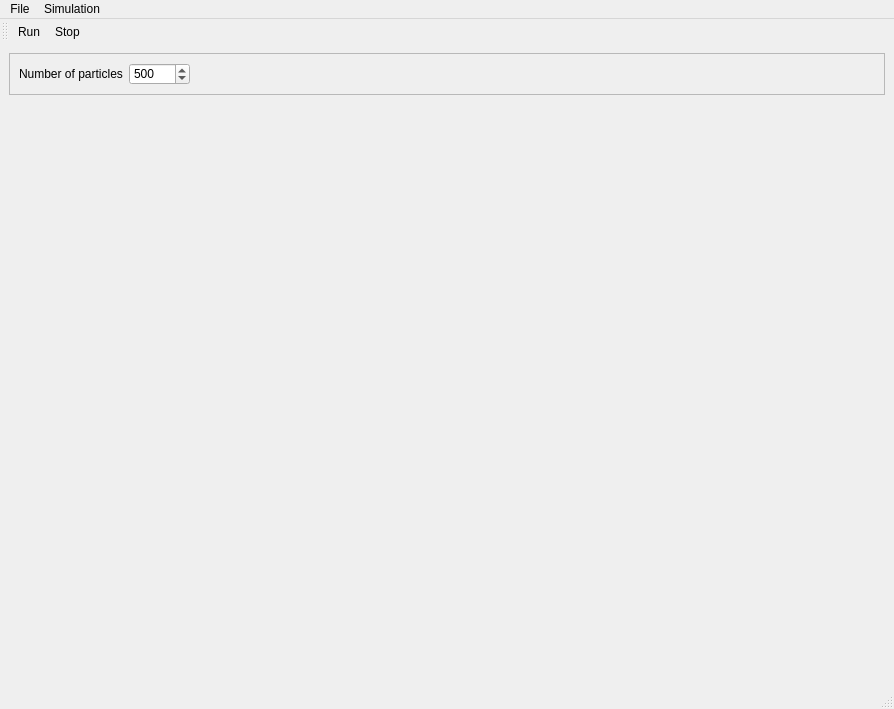
<?xml version="1.0" encoding="UTF-8"?>
<ui version="4.0">
 <class>MainWindow</class>
 <widget class="QMainWindow" name="MainWindow">
  <property name="geometry">
   <rect>
    <x>0</x>
    <y>0</y>
    <width>894</width>
    <height>709</height>
   </rect>
  </property>
  <property name="windowTitle">
   <string>MainWindow</string>
  </property>
  <property name="styleSheet">
   <string notr="true">QToolBar {border-bottom: 0px; border-top: 0px}</string>
  </property>
  <widget class="QWidget" name="centralwidget">
   <layout class="QVBoxLayout" name="verticalLayout" stretch="1,20">
    <item>
     <widget class="QFrame" name="frame">
      <property name="frameShape">
       <enum>QFrame::StyledPanel</enum>
      </property>
      <property name="frameShadow">
       <enum>QFrame::Raised</enum>
      </property>
      <layout class="QHBoxLayout" name="horizontalLayout">
       <item>
        <widget class="QLabel" name="label">
         <property name="text">
          <string>Number of particles</string>
         </property>
        </widget>
       </item>
       <item>
        <widget class="QSpinBox" name="particleSpin">
         <property name="minimumSize">
          <size>
           <width>50</width>
           <height>0</height>
          </size>
         </property>
         <property name="maximum">
          <number>10000</number>
         </property>
         <property name="singleStep">
          <number>100</number>
         </property>
         <property name="value">
          <number>500</number>
         </property>
        </widget>
       </item>
       <item>
        <spacer name="horizontalSpacer">
         <property name="orientation">
          <enum>Qt::Horizontal</enum>
         </property>
         <property name="sizeHint" stdset="0">
          <size>
           <width>40</width>
           <height>20</height>
          </size>
         </property>
        </spacer>
       </item>
      </layout>
     </widget>
    </item>
    <item>
     <widget class="ParticleCanvas" name="drawingArea" native="true">
      <property name="autoFillBackground">
       <bool>true</bool>
      </property>
     </widget>
    </item>
   </layout>
  </widget>
  <widget class="QMenuBar" name="menubar">
   <property name="geometry">
    <rect>
     <x>0</x>
     <y>0</y>
     <width>894</width>
     <height>22</height>
    </rect>
   </property>
   <widget class="QMenu" name="menuFile">
    <property name="title">
     <string>File</string>
    </property>
    <addaction name="actionNew"/>
    <addaction name="actionOpen"/>
   </widget>
   <widget class="QMenu" name="menuSimulation">
    <property name="title">
     <string>Simulation</string>
    </property>
    <addaction name="actionRun"/>
    <addaction name="actionStop"/>
   </widget>
   <addaction name="menuFile"/>
   <addaction name="menuSimulation"/>
  </widget>
  <widget class="QStatusBar" name="statusbar"/>
  <widget class="QToolBar" name="toolBar">
   <property name="windowTitle">
    <string>toolBar</string>
   </property>
   <attribute name="toolBarArea">
    <enum>TopToolBarArea</enum>
   </attribute>
   <attribute name="toolBarBreak">
    <bool>false</bool>
   </attribute>
   <addaction name="actionRun"/>
   <addaction name="actionStop"/>
  </widget>
  <action name="actionRun">
   <property name="text">
    <string>Run</string>
   </property>
  </action>
  <action name="actionStop">
   <property name="text">
    <string>Stop</string>
   </property>
  </action>
  <action name="actionNew">
   <property name="text">
    <string>New</string>
   </property>
  </action>
  <action name="actionOpen">
   <property name="text">
    <string>Open</string>
   </property>
  </action>
 </widget>
 <customwidgets>
  <customwidget>
   <class>ParticleCanvas</class>
   <extends>QWidget</extends>
   <header>particle_canvas.h</header>
   <container>1</container>
  </customwidget>
 </customwidgets>
 <resources/>
 <connections/>
</ui>
